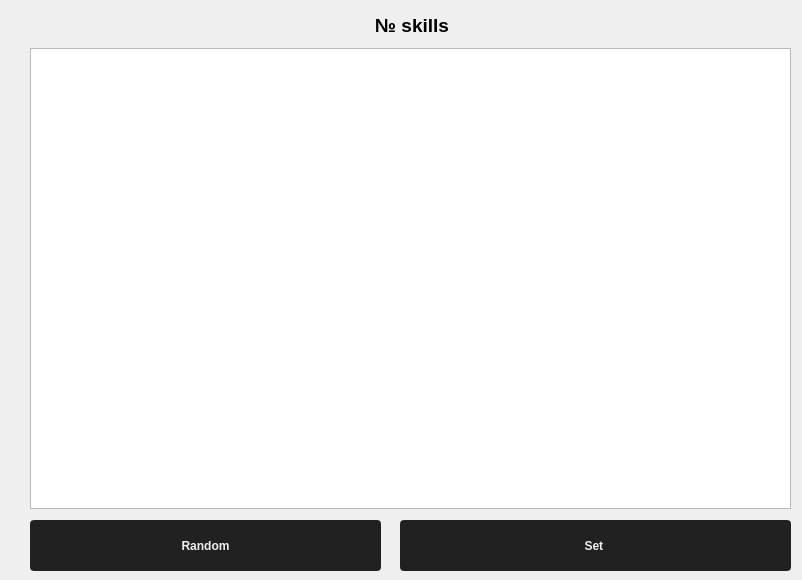
    <widget class="QWidget" name="skill_task_page">
     <widget class="QPushButton" name="set_skill_task">
      <property name="geometry">
       <rect>
        <x>400</x>
        <y>520</y>
        <width>391</width>
        <height>51</height>
       </rect>
      </property>
      <property name="font">
       <font>
        <weight>75</weight>
        <bold>true</bold>
       </font>
      </property>
      <property name="styleSheet">
       <string notr="true">QPushButton:hover{
        background-color: #0D7377;

		color: #EEEEEE;
	 border: 2px solid rgb(33, 33, 33); ;
     border-radius: 4px;

}

QPushButton {
    



    background-color: rgb(33, 33, 33);

	color: #EEEEEE;
	 border: 2px solid rgb(33, 33, 33); ;
     border-radius: 4px;
}




QPushButton:pressed {
       
 border: 2px solid #EEEEEE;
     border-radius: 2px;

}</string>
      </property>
      <property name="text">
       <string>Set </string>
      </property>
     </widget>
     <widget class="QPushButton" name="Random_task">
      <property name="geometry">
       <rect>
        <x>30</x>
        <y>520</y>
        <width>351</width>
        <height>51</height>
       </rect>
      </property>
      <property name="font">
       <font>
        <weight>75</weight>
        <bold>true</bold>
       </font>
      </property>
      <property name="autoFillBackground">
       <bool>false</bool>
      </property>
      <property name="styleSheet">
       <string notr="true">QPushButton:hover{
        background-color: #0D7377;

		color: #EEEEEE;
	 border: 2px solid rgb(33, 33, 33); ;
     border-radius: 4px;

}

QPushButton {
    



    background-color: rgb(33, 33, 33);

	color: #EEEEEE;
	 border: 2px solid rgb(33, 33, 33); ;
     border-radius: 4px;
}




QPushButton:pressed {
       
 border: 2px solid #EEEEEE;
     border-radius: 2px;

}</string>
      </property>
      <property name="text">
       <string>Random</string>
      </property>
     </widget>
     <widget class="QTableWidget" name="tableWidget">
      <property name="geometry">
       <rect>
        <x>30</x>
        <y>48</y>
        <width>761</width>
        <height>461</height>
       </rect>
      </property>
      <property name="styleSheet">
       <string notr="true">
QTableWidget QTableCornerButton::section {
    background-color: rgb(33, 33, 33);
    border: 1px solid rgb(33, 33, 33);
}

QScrollBar:vertical {
     border: 2px solid rgb(33, 33, 33);
 	 border-radius: 4px;
     background:  rgb(238, 238, 238);
	

 }

QScrollBar::handle:vertical {
     background: rgb(33, 33, 33);

 }


QScrollBar::add-line:vertical {
     border: 1px solid rgb(33, 33, 33);
     background: rgb(33, 33, 33);

 }

 QScrollBar::sub-line:vertical {
     border: 1px solid rgb(33, 33, 33);
     background: rgb(33, 33, 33);
 }



QScrollBar:horizontal {
     border: 2px solid rgb(33, 33, 33);
 	 border-radius: 4px;
     background:  rgb(238, 238, 238);
	

 }

QScrollBar::handle:horizontal {
     background: rgb(33, 33, 33);

 }


QScrollBar::add-line:horizontal {
     border: 1px solid rgb(33, 33, 33);
     background: rgb(33, 33, 33);

 }

 QScrollBar::sub-line:horizontal {
     border: 1px solid rgb(33, 33, 33);
     background: rgb(33, 33, 33);
 }</string>
      </property>
     </widget>
     <widget class="QWidget" name="verticalLayoutWidget_2">
      <property name="geometry">
       <rect>
        <x>32</x>
        <y>10</y>
        <width>761</width>
        <height>31</height>
       </rect>
      </property>
      <layout class="QVBoxLayout" name="verticalLayout_10">
       <item alignment="Qt::AlignHCenter">
        <widget class="QLabel" name="label_10">
         <property name="font">
          <font>
           <family>MS Shell Dlg 2</family>
           <pointsize>14</pointsize>
           <weight>75</weight>
           <bold>true</bold>
          </font>
         </property>
         <property name="text">
          <string>№ skills</string>
         </property>
        </widget>
       </item>
      </layout>
     </widget>
    </widget>
